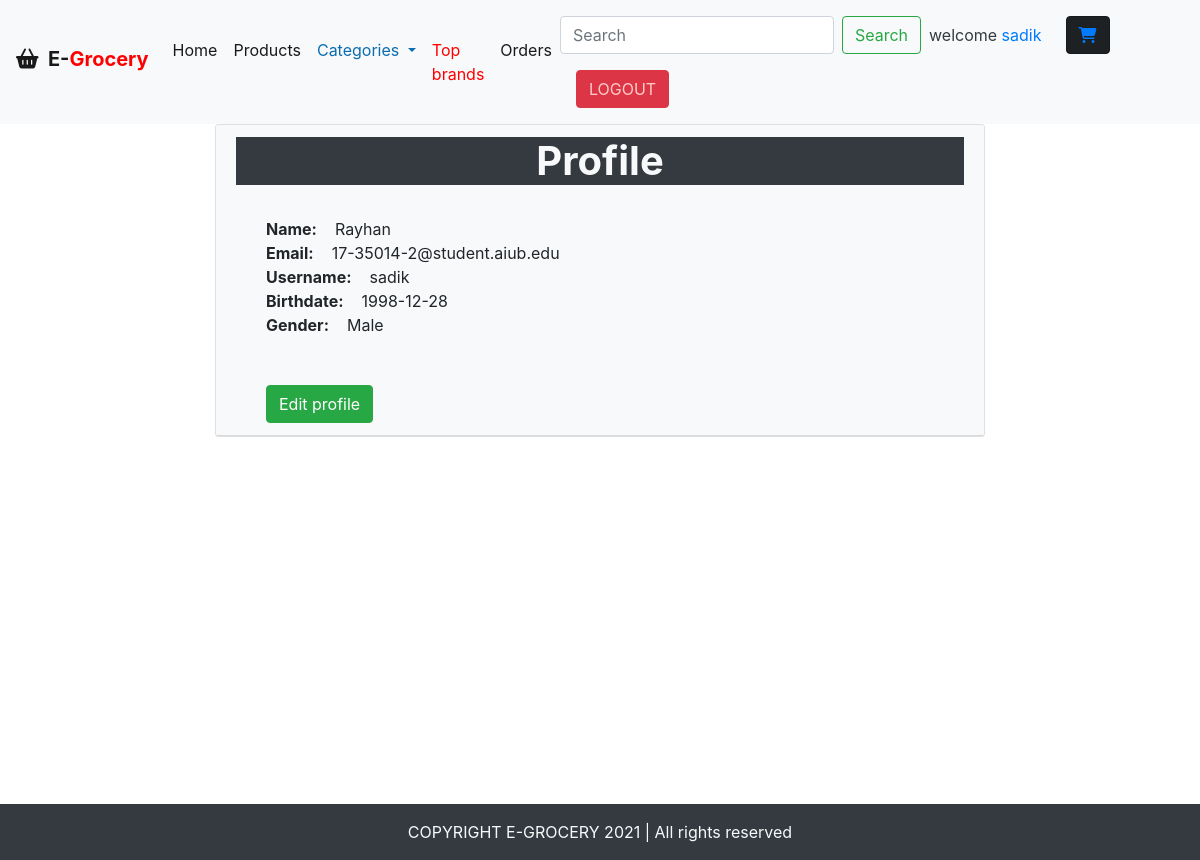
The app's page /userprofile.php (signed in) with its own data.
### tables this page shows
CREATE TABLE `customers` (
  `id` int(10) NOT NULL,
  `name` varchar(255) NOT NULL,
  `email` varchar(255) NOT NULL,
  `username` varchar(255) NOT NULL,
  `dateofbirth` varchar(255) NOT NULL,
  `password` varchar(255) NOT NULL,
  `gender` varchar(255) NOT NULL
);

### userprofile.php (the view, shortened to what this page needs)
<!DOCTYPE html>
<html>
<head>
	<link rel="stylesheet" href="https://cdn.jsdelivr.net/npm/bootstrap@4.5.3/dist/css/bootstrap.min.css">
  <link rel="stylesheet" href="https://cdnjs.cloudflare.com/ajax/libs/font-awesome/4.7.0/css/font-awesome.min.css">
</head>
 <?php
   include 'header.php';
 ?>
 <div class="col-lg-8 m-auto" style="min-height: 85vh;">
 	<div class="card">
 		<div class="card-header bg-light">
 			<h1 class="text-light text-center  bg-dark"><b> Profile</b></h1>
 			<br>
 			<div class="container">
 				<div class="col-lg-12">
 					<?php
                     include"config.php";
                      $sql="select * from customers where username='$_SESSION[username]'";
                      $result = mysqli_query($con,$sql);
                      while($row=mysqli_fetch_assoc($result)){
                      	echo'
                           <tr class="bg-dark text-light text-center">
				      		 <td><b> Name:</b>&nbsp;&nbsp;&nbsp;  '.$row["name"].'</td>
				      		 <br>
				      		 <td><b> Email:</b>&nbsp;&nbsp;&nbsp; '.$row["email"].'</td>
				      		 <br>
				      		 <td><b> Username:</b>&nbsp;&nbsp;&nbsp; '.$row["username"].'</td>
				      		 <br>
				      		 <td><b> Birthdate:</b>&nbsp;&nbsp;&nbsp; '.$row["dateofbirth"].'</td>
				      		 <br>
				      		 <td><b> Gender:</b>&nbsp;&nbsp;&nbsp; '.$row["gender"].'</td>
				      		 <br>
				      		 <br>
				      		 <br>
				      		<td><button class="btn btn-success"><a href="useredit.php" style="color: white;" >Edit profile</a></button></td>
				      	</tr>
                      	';
                      }
 					?>
 				</div>
 			</div>
 		</div>
 	</div>
 </div>
<body>
</body>
</html>
<?php
	include'footer.php';
	?>

### userprofile.php (style rules this page uses)
body { min-height: 100vh; }

### records on screen
customers: name "Rayhan", email "17-35014-2@student.aiub.edu", username "sadik", dateofbirth "1998-12-28", gender "Male"

### other values on screen
$_SESSION['username'] "sadik"
